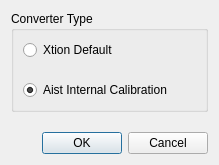
<?xml version="1.0" encoding="UTF-8"?>
<ui version="4.0">
 <class>Dialog</class>
 <widget class="QDialog" name="Dialog">
  <property name="geometry">
   <rect>
    <x>0</x>
    <y>0</y>
    <width>219</width>
    <height>148</height>
   </rect>
  </property>
  <property name="windowTitle">
   <string>Converter Dialog</string>
  </property>
  <layout class="QVBoxLayout" name="verticalLayout_2">
   <property name="spacing">
    <number>20</number>
   </property>
   <item>
    <widget class="QGroupBox" name="groupBox">
     <property name="title">
      <string>Converter Type</string>
     </property>
     <layout class="QVBoxLayout" name="verticalLayout">
      <property name="spacing">
       <number>20</number>
      </property>
      <item>
       <widget class="QRadioButton" name="radioButton">
        <property name="text">
         <string>Xtion Default</string>
        </property>
       </widget>
      </item>
      <item>
       <widget class="QRadioButton" name="radioButton_2">
        <property name="text">
         <string>Aist Internal Calibration</string>
        </property>
        <property name="checked">
         <bool>true</bool>
        </property>
       </widget>
      </item>
     </layout>
    </widget>
   </item>
   <item>
    <widget class="QDialogButtonBox" name="buttonBox">
     <property name="standardButtons">
      <set>QDialogButtonBox::Cancel|QDialogButtonBox::Ok</set>
     </property>
    </widget>
   </item>
  </layout>
 </widget>
 <resources/>
 <connections/>
</ui>
